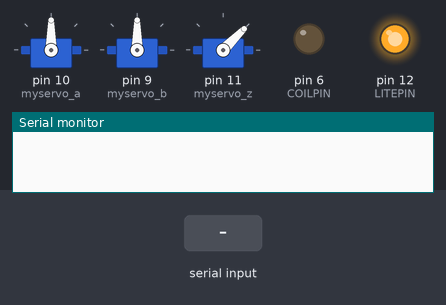
Recording of a sketch running on a simulated Arduino Uno, built with avr-gcc and run on an emulated ATmega328P. Parts: 3 × servo, output pins drawn as LEDs (lit = HIGH), the last lines printed to the serial monitor. The test bench sets the inputs (shaded band).

Above: at 1.2 s.
1.3 s: "te1\n" received over Serial
At 2.9 s:
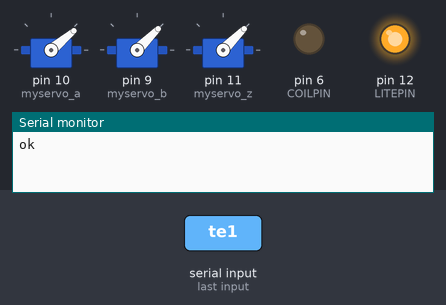
3.5 s: "90 45 200\n" received over Serial
At 5.7 s:
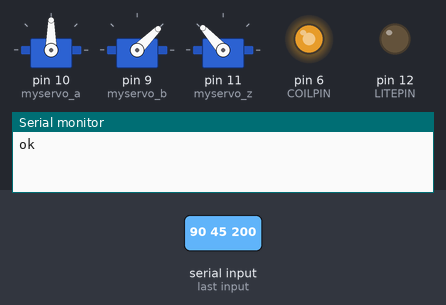
6.5 s: "30 150 10\n" received over Serial
At 7.8 s:
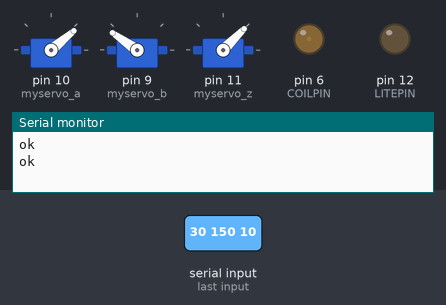
9.0 s: "te2\n" received over Serial
At 9.17 s:
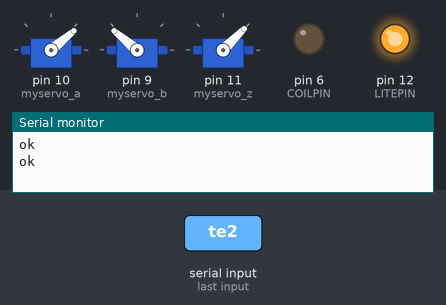
12.0 s: "90 45\n" received over Serial
At 13.5 s:
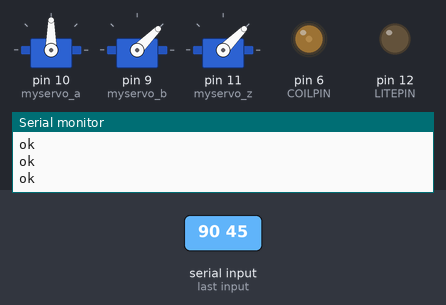
14.3 s: "te3\n" received over Serial
At 14.47 s:
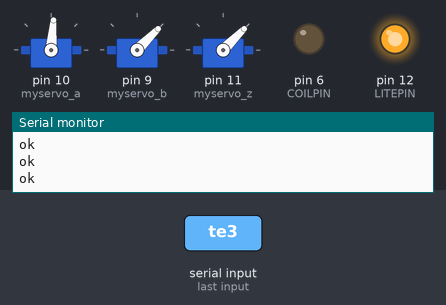
Timing chart, 0 to 17.3 s (numbered marks = the images above; inputs shaded):
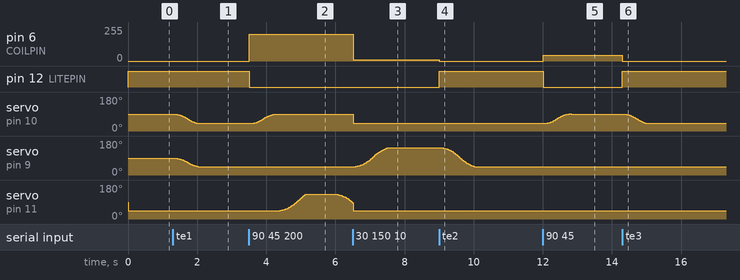

Measured:
- after the input at 1.3 s, servo on pin 10 (myservo_a): moves from 90° to 40° over 0.72 s, starting at once; servo on pin 9 (myservo_b): moves from 90° to 45° over 0.72 s, starting at once
- after the input at 3.5 s, pin 6 (COILPIN): 0/255 → 200/255 at once; pin 12 (LITEPIN): HIGH → LOW at once; servo on pin 10 (myservo_a): moves from 40° to 90° over 0.68 s, starting after 0.09 s; servo on pin 11 (myservo_z): rises from 45° to 132° in 0.73 s, then falls to 87° in 1.4 s
- after the input at 6.5 s, pin 6 (COILPIN): 200/255 → 10/255 at once; servo on pin 10 (myservo_a): 90° → 40° at once; servo on pin 9 (myservo_b): moves from 45° to 145° over 0.95 s, starting after 0.09 s
- after the input at 9.0 s, pin 6 (COILPIN): 10/255 → 0/255 at once; pin 12 (LITEPIN): LOW → HIGH at once; servo on pin 9 (myservo_b): moves from 145° to 45° over 1.0 s, starting at once
- after the input at 12.0 s, pin 6 (COILPIN): 0/255 → 45/255 at once; pin 12 (LITEPIN): HIGH → LOW at once; servo on pin 10 (myservo_a): rises from 40° to 91° in 0.68 s, then falls to 90° in 0.06 s
- after the input at 14.3 s, pin 6 (COILPIN): 45/255 → 0/255 at once; pin 12 (LITEPIN): LOW → HIGH at once; servo on pin 10 (myservo_a): moves from 90° to 40° over 0.72 s, starting at once

The sketch:

screwSorterDebug.ino
```cpp
#include <Servo.h>
#define POSMINA 40
#define POSMAXA 190
#define POSMINB 45
#define POSMAXB 145
#define POSMINZ 45
#define POSMAXZ 132
#define MAXSPEED 160 //60 deg / 0.160 sec = 375
#define MAXACC 300    //reach maxspeed in one sec
#define COILPIN 6 //pin 5 and 6 have 980 dutycycle, others 490 Hz,
#define LITEPIN 12
#define MAXSPEEDZ 160
#define MAXACCZ 300
#define TOLERANCE 1
#define TOLERANCEZ 1

Servo myservo_a, myservo_b, myservo_z;
float t1,t2,t3,t4,t5,t6;//transition time
float speed_a,speed_b, speed_z,speedmax_a,speedmax_b, speedmax_z,acc_a = MAXACC,acc_b = MAXACC, acc_z=MAXACCZ;//max speed a speed b acceleration a and b
int phase=0, coil=0;//phase 1: acceleration, 2: constant speed, 3: desceleration, 0: stop
float pos_a=90, pos_b=90, pos_z=POSMINZ, newpos_a=90, newpos_b=90, newpos_z=90, oldpos_a=90, oldpos_b=90, oldpos_z=POSMINZ, dtot_a=0, dtot_b=0, dtot_z=0, signe_a=1, signe_b=1, signe_z=1;
String inputString = "";         // a string to hold incoming data
boolean stringComplete = false , cas=1, cas_z=1, lite=0;  // whether the string is complete
const unsigned long dt=5;                   //time step in milisecond
unsigned long previousMillis = 0, startTime = 0, currentMillis=0;
boolean ok=0;

void setup() {
  // put your setup code here, to run once:
  myservo_a.attach(10);
  myservo_b.attach(9);//the big one
  myservo_z.attach(11);//z axix
  // initialize serial:
  Serial.begin(9600);
  // reserve 20 bytes for the inputString:
  inputString.reserve(20);
  pinMode(COILPIN, OUTPUT);
  pinMode(LITEPIN, OUTPUT);
  digitalWrite(LITEPIN,1);
}

void loop() {
  serialEvent();
  if (stringComplete) {
    //Serial.println(inputString);
    newpos_a=(float)inputString.toInt();
    inputString.remove(0,inputString.indexOf(" ")+1);
    newpos_b=(float)inputString.toInt();
    inputString.remove(0,inputString.indexOf(" ")+1);
    newpos_z=(float)inputString.toInt();
    inputString.remove(0,inputString.indexOf(" ")+1);
    coil=inputString.toInt();
    inputString.remove(0,inputString.indexOf(" ")+1);
    lite=(bool)inputString.toInt();
    analogWrite(COILPIN, coil);
    digitalWrite(LITEPIN, !lite);

    if(newpos_a > POSMAXA){
      newpos_a = POSMAXA;
    }
    if(newpos_a < POSMINA){
      newpos_a = POSMINA;
    }
    if(newpos_b > POSMAXB){
      newpos_b = POSMAXB;
    }
    if(newpos_b < POSMINB){
      newpos_b = POSMINB;
    }
    if(newpos_z > POSMAXZ){
      newpos_z = POSMAXZ;
    }
    if(newpos_z < POSMINZ){
      newpos_z = POSMINZ;
    }

    if(newpos_a < oldpos_a){
      signe_a = -1;
    }
    else{
      signe_a = 1;
    }
    if(newpos_b < oldpos_b){
      signe_b = -1;
    }
    else{
      signe_b = 1;
    }
    if(newpos_z < oldpos_z){
      signe_z = -1;
    }
    else{
      signe_z = 1;
    }
    //Serial.println(newpos_a);
    //Serial.println(newpos_b);
    // clear the string:
    inputString = "";
    stringComplete = false;
    dtot_a = newpos_a - oldpos_a;
    dtot_b = newpos_b - oldpos_b;
    dtot_z = newpos_z - oldpos_z;
    speedmax_a = MAXSPEED * signe_a;
    speedmax_b = MAXSPEED * signe_b;
    speedmax_z = MAXSPEEDZ * signe_z;
    acc_a = MAXACC * signe_a;
    acc_b = MAXACC * signe_b;
    acc_z = MAXACCZ * signe_z;
    speed_a = 0;
    speed_b = 0;
    speed_z = 0;
    pos_a = oldpos_a;
    pos_b = oldpos_b;
    pos_z = oldpos_z;
    t1 = (float)MAXSPEED / (float)MAXACC;

    if(abs(dtot_a) > abs(dtot_b)){
      if((float)MAXSPEED * t1 < abs(dtot_a)){
        //Serial.println("te1");
        cas=1;                                      //cas1: acc, const speed,  desceler
        t2 = abs(dtot_a / MAXSPEED);
        t3 = t2 + t1;
        speedmax_b = dtot_b * abs(speedmax_a / dtot_a);   //division by 0 impossible
        acc_b = speedmax_b / t1;                          //division by 0 impossible
      }
      else{   //acc, descel
        //Serial.println("te2");
        cas=0;
        speedmax_a = signe_a * sqrt(abs(dtot_a) * MAXACC);
        t1 = dtot_a / speedmax_a; //signs are going together -> always positive
        speedmax_b = dtot_b / t1; //t1 is non null in this case
        acc_b = speedmax_b / t1;
        t2=t1;//not used
        t3 = 2 * t1;
      }
    }
    else{
      if((float)MAXSPEED * t1 < abs(dtot_b)){  //profil trapeze
        //Serial.println("te3");
        cas=1;//acc, const speed,  desceler
        t2 = abs(dtot_b / MAXSPEED);
        t3 = t2 + t1;
        speedmax_a = dtot_a * abs(speedmax_b / dtot_b);//no division by 0
        acc_a = speedmax_a / t1;
      }
      else{   //triangle,
        //Serial.println("te4");
        cas=0;
        speedmax_b = signe_b * sqrt(abs(dtot_b) * MAXACC);
        if(abs(dtot_b) > TOLERANCE){
          t1 = dtot_b / speedmax_b;     //signs are going together -> always positive
          speedmax_a = dtot_a / t1;
          acc_a = speedmax_a / t1;
          t2=t1;//not used
          t3 = 2 * t1;
        }
        else{           //takes the case dtot_a = dtot_b = 0
          t1 = 0;
          speedmax_a = 0;
          acc_a = 0;
          t2 = 0;
          t3 = 0;
        }
      }
    }


    if(((float)MAXSPEEDZ * (float)MAXSPEEDZ / (float)MAXACCZ) < abs(dtot_z)){  // profile trapeze
      cas_z = 1;
      t4 = t3 + (float)MAXSPEEDZ / (float)MAXACCZ;
      t5 = t4 + abs(dtot_z / (float)MAXSPEEDZ);
      t6 = t5 + t4;
      //Serial.println("te5");
    }
    else{ //profil triangle: acc, descc
      //Serial.println("te6");
      cas_z = 0;
      speedmax_z = signe_z * sqrt(abs(dtot_z) * MAXACCZ);
      if(abs(dtot_z) > TOLERANCEZ){
        t4 = t3 + dtot_z /speedmax_z;
        t5 = t4; //not used
        t6 = t4 + dtot_z /speedmax_z;
      }
      else{
        t4 = t3;
        t5 = t3;
        t6 = t3;
      }
    }

//    Serial.println(t1);
//    Serial.println(t2-t1);
//    Serial.println(t3-t2);
//    Serial.println(t4-t3);
//    Serial.println(t5-t4);
//    Serial.println(t6-t5);

    phase = 1;
    startTime=millis();
  }

  currentMillis = millis();
  if (currentMillis - previousMillis >= dt) {
    previousMillis = currentMillis;
    if(phase==1){
      pos_a = pos_a + acc_a * (float)dt * (float)dt / 2000000 + speed_a * (float)dt / 1000;
      speed_a = speed_a + acc_a * (float)dt / 1000;
      //Serial.print(pos_a);
      //Serial.print(pos_a);
      pos_b = pos_b + acc_b * (float)dt * (float)dt / 2000000 + speed_b * (float)dt / 1000;
      speed_b = speed_b + acc_b * (float)dt / 1000;
      //Serial.print(speed_a);
      if(currentMillis - startTime > (unsigned long)(t1 * 1000)){
        if(cas){
          phase = 2;
          //Serial.println("phase2");
        }
        else{
          phase = 3;
          //Serial.println("phase3");
        }

      }
    }

    if(phase==2){
      pos_a = pos_a + speedmax_a * (float)dt / 1000;
      //Serial.print(pos_a);
      pos_b = pos_b + speedmax_b * (float)dt / 1000;
      //Serial.print(speed_a);
      if(currentMillis - startTime > (unsigned long)(t2 * 1000)){
        phase = 3;
        //Serial.println("phase3");
      }
    }

    if(phase==3){
      speed_a = speed_a - acc_a * (float)dt / 1000;
      pos_a = pos_a + acc_a * (float)dt * (float)dt / 2000000 + speed_a * (float)dt / 1000;
            //is is reversed from acceleration

      //Serial.print(pos_a);
      speed_b = speed_b - acc_b * (float)dt / 1000;
      pos_b = pos_b + acc_b * (float)dt * (float)dt / 2000000 + speed_b * (float)dt / 1000;


      //Serial.print(speed_a);
      if(currentMillis - startTime > (unsigned long)(t3 * 1000)){ //what is the best condition to stop?
        phase=4;
        //Serial.println(phase);
      }
    }
    if(phase==4){ //z move
      pos_z = pos_z + acc_z * (float)dt * (float)dt / 2000000 + speed_z * (float)dt / 1000;
      speed_z = speed_z + acc_z * (float)dt / 1000;

      if(currentMillis - startTime > (unsigned long)(t4 * 1000)){
        if(cas_z){
          phase = 5;
          //Serial.println("phase2");
          //Serial.println(phase);
        }
        else{
          phase = 6;
          //Serial.println("phase3");
          //Serial.println(phase);
        }
      }
    }
    if(phase == 5){
      pos_z = pos_z + speedmax_z * (float)dt / 1000;

      if(currentMillis - startTime > (unsigned long)(t5 * 1000)){
        phase = 6;
        //Serial.println("phase3");
        //Serial.println(phase);
      }
    }
    if(phase == 6){
      speed_z = speed_z - acc_z * (float)dt / 1000;
      pos_z = pos_z + acc_z * (float)dt * (float)dt / 2000000 + speed_z * (float)dt / 1000;


      //Serial.println(pos_z);
      if(currentMillis - startTime > (unsigned long)(t6 * 1000)){
        phase = 0;
        pos_a = newpos_a;
        pos_b = newpos_b;
        pos_z = newpos_z;
        //Serial.println(pos_a);
        //Serial.println(pos_b);
        oldpos_a = newpos_a;
        oldpos_b = newpos_b;
        oldpos_z = newpos_z;
        //Serial.println("phase0");
        //Serial.println("ok");
        ok=1;
      }
    }


      //Serial.println(speed_a);
      //Serial.println(speed_b);

    //Serial.println(acc_a);
    //Serial.println(pos_z);
    if(pos_a > POSMAXA){
      pos_a = POSMAXA;
    }
    if(pos_a < POSMINA){
      pos_a = POSMINA;
    }
    if(pos_b > POSMAXB){
      pos_b = POSMAXB;
    }
    if(pos_b < POSMINB){
      pos_b = POSMINB;
    }
    if(pos_z > POSMAXZ){
      pos_z = POSMAXZ;
    }
    if(pos_z < POSMINZ){
      pos_z = POSMINZ;
    }
    myservo_a.write((int)pos_a);
    myservo_b.write((int)pos_b);
    myservo_z.write((int)pos_z);
  }
  if(ok){
      Serial.println("ok");
      ok=0;
    }
}

void serialEvent() {
  while (Serial.available()) {
    // get the new byte:
    char inChar = (char)Serial.read();
    // add it to the inputString:
    inputString += inChar;
    // if the incoming character is a newline, set a flag
    // so the main loop can do something about it:
    if (inChar == '\n') {
      stringComplete = true;
    }
  }
}
```
